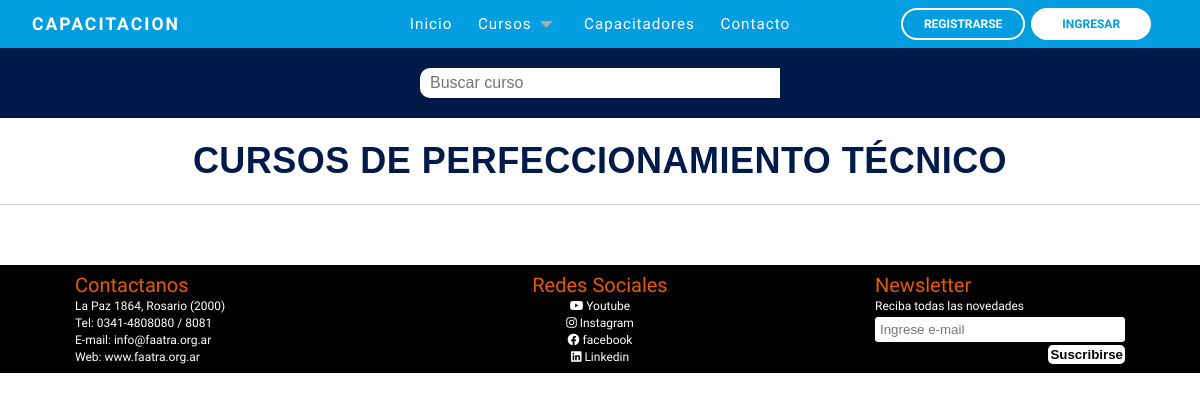
/cursosPerfeccionamientoT.php, run on an earlier commit of the app's database.
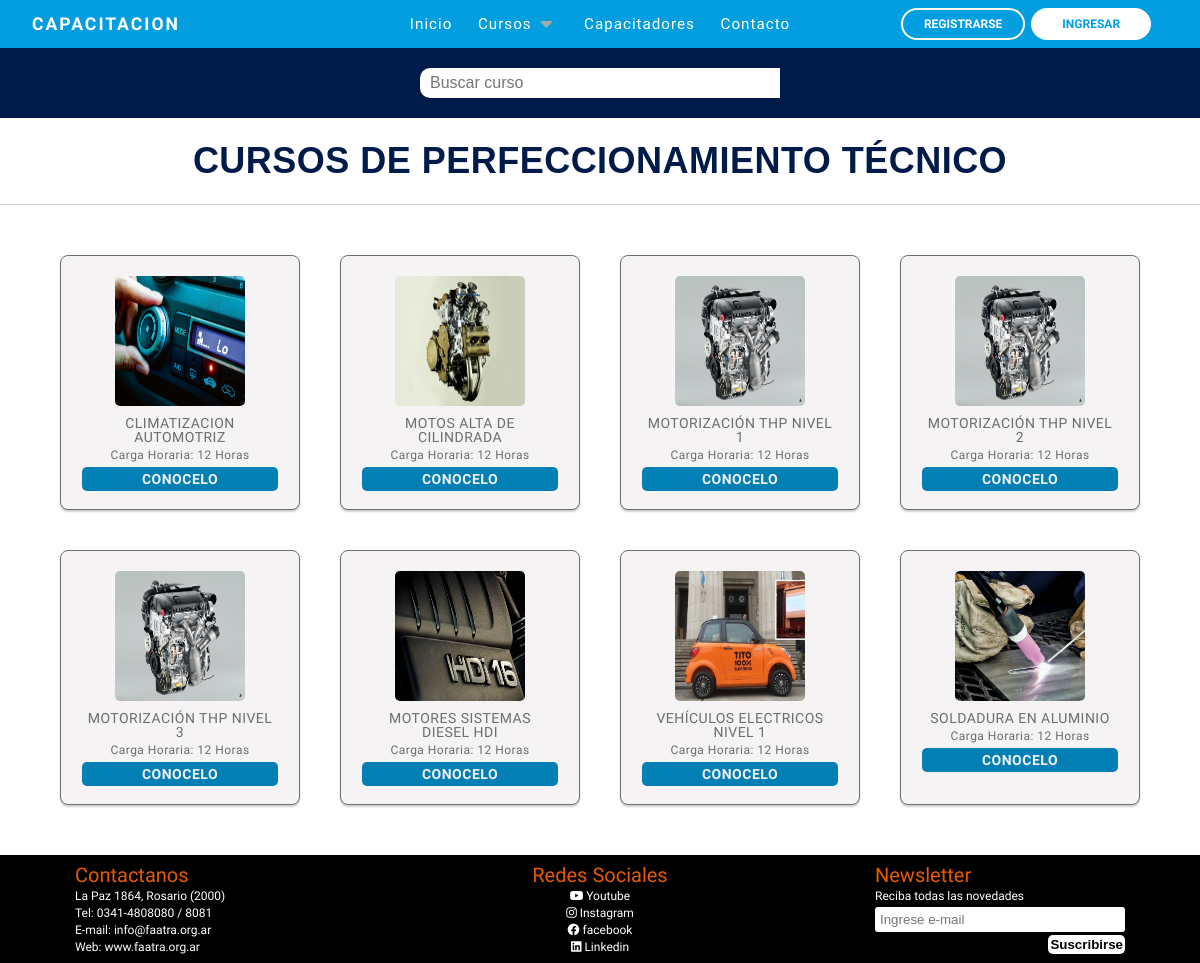
And on a later commit of the database.
### tables this page shows
CREATE TABLE `cursos` (
  `id` int(11) NOT NULL,
  `nombre` varchar(120) NOT NULL,
  `nivel_curso` int(10) NOT NULL,
  `descripcion` varchar(1000) NOT NULL,
  `logo_curso` varchar(255) NOT NULL,
  `carga_horaria` int(10) NOT NULL,
  `fecha_inicio` date NOT NULL,
  `fecha_fin` date NOT NULL,
  `id_capacitador` int(10) NOT NULL,
  `id_modalidad` int(10) NOT NULL
);

CREATE TABLE `niveles_cursos` (
  `id` int(10) NOT NULL,
  `nivel` varchar(60) NOT NULL,
  `carga_horaria` varchar(20) NOT NULL,
  `sub_indice` int(1) NOT NULL
);

### cursosPerfeccionamientoT.php (the view, shortened to what this page needs)
<?php
require_once('bd/conexion.php');
if (isset( $_POST['input-buscador'])) {
  $palabra = $_POST['input-buscador'];
  try {
    $bus = $pdo->prepare("SELECT cursos.id, cursos.nombre, cursos.logo_curso, niveles_cursos.carga_horaria, niveles_cursos.nivel, niveles_cursos.carga_horaria FROM cursos INNER JOIN niveles_cursos ON cursos.nivel_curso = niveles_cursos.id WHERE LOWER(cursos.nombre) LIKE LOWER('%$palabra%') AND cursos.nivel_curso = 1");
  $bus->execute();
} catch(PDOException $e) {
  echo $e->getMessage();
}
} else {
  $bus = $pdo->prepare('SELECT cursos.id, cursos.nombre, cursos.logo_curso, niveles_cursos.carga_horaria, niveles_cursos.nivel, niveles_cursos.carga_horaria from cursos INNER JOIN niveles_cursos ON cursos.nivel_curso = niveles_cursos.id WHERE cursos.nivel_curso = 1');
    $bus->execute();
  }
?>
<!DOCTYPE html>
<html lang="es">
<head>
    <link rel="stylesheet" href="https://use.fontawesome.com/releases/v5.15.4/css/all.css"
 />
    <link rel="stylesheet" href="reset.css">
    <link rel="stylesheet" href="css/cursosPerfeccionamientoT.css">
    <link rel="stylesheet" href="css/footer.css">
</head>
<body>
<?php
$rol = isset($_SESSION['rol_usuario']) ? $_SESSION['rol_usuario'] : '';
if ($rol == '') {
    $rol = '0';
}
switch ($rol) {
    case '0':
        include_once "nav.php";
        break;
}
?>
  <form action="" method="POST">
  <div class="header-content">
      <input type="text" class="input-buscador" id="input-buscador" name="input-buscador" placeholder="Buscar curso">
  </div>
</form>
    <main>
      <form action="" method="POST">
        <div>
          <p class="title">CURSOS DE PERFECCIONAMIENTO TÉCNICO</p>
        </div>
        <div class="container-capacitadores " id="lista-capacitadores">
          <?php while($res = $bus->fetch(PDO::FETCH_ASSOC)) { ?>
          <div class="card">
              <a href="<?= 'curso.php?id='.$res['id'] ?>" class="linkCapacitador">
                <img src="images/cursos/<?= $res['logo_curso']?>" class="card-img" alt="<? $res['cursos.nombre']?>">
                <h4><?= $res['nombre']?>
                  </h4>
                <span style="font-size: 12px; margin-top: 10pX">Carga Horaria: <?= $res['carga_horaria']?>
          </span>
              </a>
              <a href="<?= 'curso.php?id='.$res['id'] ?>" class="button agregar-carrito">CONOCELO</a>
            </div>
            <?php } ?>
          </div>
      </form>
    </main>
    <?php include_once "footer.php" ?>
  </body>
</html>

What changed in the data, as far as the page shows it:
added cursos: logo_curso (picture), nombre "CLIMATIZACION AUTOMOTRIZ", niveles_cursos.carga_horaria "12 Horas"
added cursos: logo_curso (picture), nombre "MOTOS ALTA DE CILINDRADA", niveles_cursos.carga_horaria "12 Horas"
added cursos: logo_curso (picture), nombre "MOTORIZACIÓN THP NIVEL 1", niveles_cursos.carga_horaria "12 Horas"
added cursos: logo_curso (picture), nombre "MOTORIZACIÓN THP NIVEL 2", niveles_cursos.carga_horaria "12 Horas"
added cursos: logo_curso (picture), nombre "MOTORIZACIÓN THP NIVEL 3", niveles_cursos.carga_horaria "12 Horas"
added cursos: logo_curso (picture), nombre "MOTORES SISTEMAS DIESEL HDI", niveles_cursos.carga_horaria "12 Horas"
added cursos: logo_curso (picture), nombre "VEHÍCULOS ELECTRICOS NIVEL 1", niveles_cursos.carga_horaria "12 Horas"
added cursos: logo_curso (picture), nombre "SOLDADURA EN ALUMINIO", niveles_cursos.carga_horaria "12 Horas"
